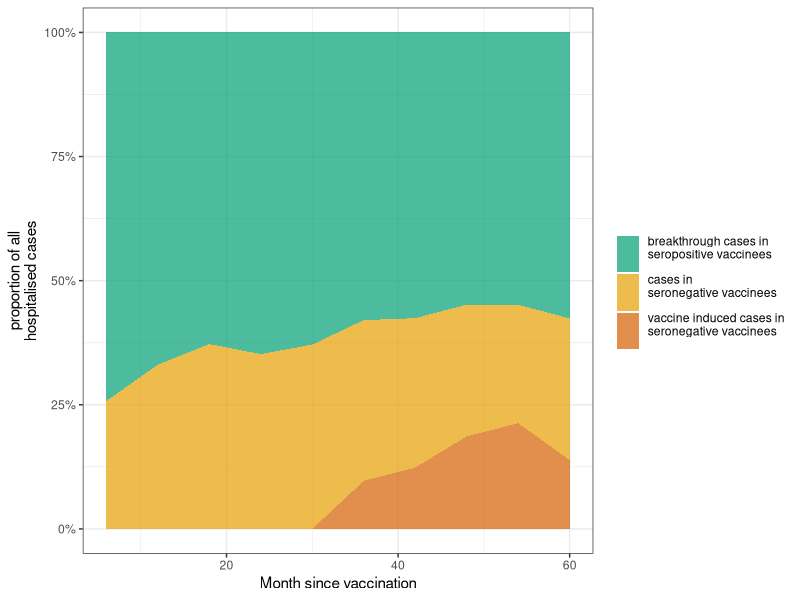
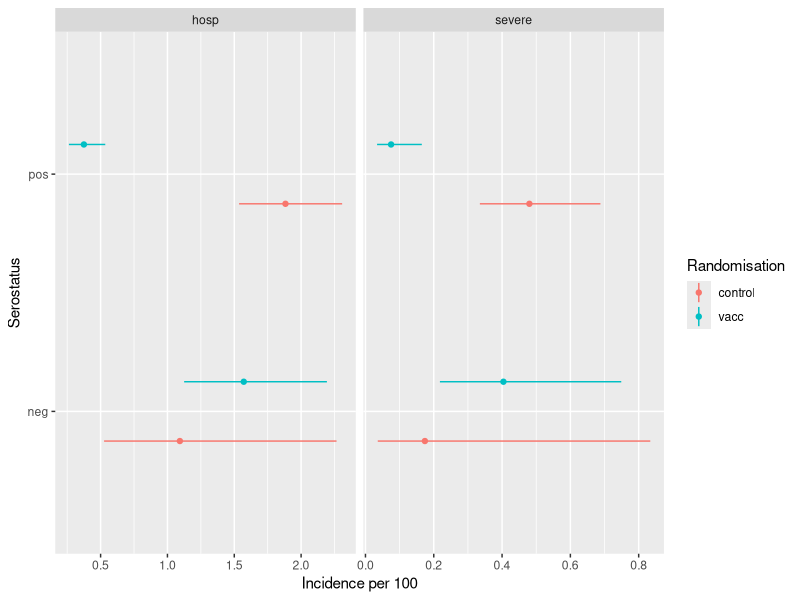
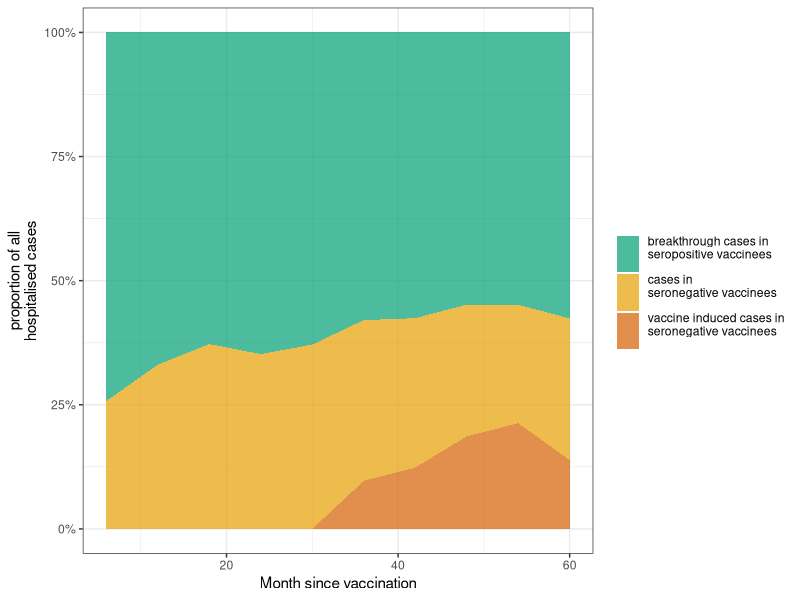

Source code (R) for these figures, in order:

# Expected relative proportion of breakthrough hospitalized dengue by serostatus in populations vaccinated with the CYD- tetravalent dengue vaccine in the Philippines
# written by Stefan Flasche using R version 3.5.3

# load packages
require(tidyverse)


# Data --------------------------------------------------------------------

# data: cumulative incidence over 5yrs observed in the trial and its stratification into 
#       seropositive and seronegative using PRNT50 with multiple imputation (in per 100). from Shridar Table S10
df <- tibble(no=1:8,
             randomisation = c("vacc","vacc","control","control","vacc","vacc","control","control"),
             serostatus = c("pos","neg","pos","neg","pos","neg","pos","neg"),
             outcome = c(rep("hosp",4),rep("severe",4)),
             incidence.ph.mid = c(.375,1.571,1.883,1.093,0.075,0.404,0.48,0.174),
             incidence.ph.lo = c(.263,1.125,1.536,.526,0.034,0.218,0.335,0.036),
             incidence.ph.hi = c(.535,2.193,2.307,2.265,0.165,0.749,0.688,0.834))

#seroprevalence Phil
sp=.85

# Cumulative proportion of 9-16y olds hospitalised with Dengue over time (0m - 60m). Digitalised from Sridhar Figure 3
df.time <- tibble(time = rep(c(0,6,12,18,24,30,36,42,48,54,60),4),
                  randomisation = c(rep("vacc",11*2),rep("control",11*2)),
                  serostatus = rep(c(rep("pos",11),rep("neg",11)),2),
                  incidence = c(0,0.031,0.051,0.061,0.113,0.153,0.184,0.235,0.276,0.307,0.368,
                                0,0.061,0.143,0.205,0.348,0.512,0.757,0.982,1.289,1.432,1.535,
                                0,0.143,0.307,0.573,0.982,1.125,1.350,1.514,1.678,1.739,1.862,
                                0,0.082,0.164,0.399,0.471,0.522,0.583,0.696,0.757,0.757,1.033),
                  No.at.Risk =c(1503,1490,1462,1453,1447,1434,1422,1403,1351,1284,1226,
                                375,374,368,366,364,361,358,350,339,322,311,
                                730,725,705,699,695,689,688,686,658,615,592,
                                207,207,201,199,199,195,194,192,185,174,167))
                  
# plot data
p.data <- df %>% ggplot(aes(x= serostatus, y = incidence.ph.mid, ymin = incidence.ph.lo, ymax = incidence.ph.hi,color=randomisation)) +
  geom_linerange(position=position_dodge(width = 0.5)) +
  geom_point(position=position_dodge(width = 0.5)) +
  facet_grid(.~outcome, scales = "free") +
  coord_flip() + ylab("incidence per 100") +
  labs(y = "Incidence per 100", x = "Serostatus", color = "Randomisation")
ggsave(filename = "Pics\\Fig_Data.tiff",p.data ,unit="cm", width = 14, height = 5, compression = "lzw", dpi = 300)


# analyses on cumulative 5y estimates

#increase in seroneg vaccinees
1.57/1.09
.404/.174#severe
#RR in seropo / seroneg controls
1.88/1.09
.48/.174#severe
#reduction in seropos vaccinees
1-0.375/1.88
1-.075/.48#severe

#cases averted in seropos vacc per 1 seroneg vacc case
sp*(1.88-.375) / ((1-sp)*(1.57-1.09))
sp*(.48-.075) / ((1-sp)*(.404-.174))#severe
# breakthrough among all hospitalised
sp*.375  / (sp*.375 + (1-sp)*1.57)
sp*.075  / (sp*.075 + (1-sp)*.404)#severe
#proportion of excess cases among the cases in seronegatives
1-1.09/1.57
1-.174/.404#severe

# proportion of cases averted through vacc
1 - (sp*.375+(1-sp)*1.57) / (sp*1.88+(1-sp)*1.09)
1 - (sp*.075+(1-sp)*.404) / (sp*.48+(1-sp)*.174)


#calculate  proportion of cases attributeable to seronegative vaccinees
  #proportion of excess cases among the cases in seronegatives by time
  excess.prop = 1 - subset(df.time, randomisation=="control" & serostatus=="neg")$incidence / subset(df.time, randomisation=="vacc" & serostatus=="neg")$incidence
  excess.prop = excess.prop * (excess.prop>0)
  
df.prop = tibble(serostatus = c("neg","pos"),
                 prop = c(0.15,.85))
data.time = df.time %>% merge(df.prop) %>% 
  mutate(cases = incidence*prop*830000/100) %>% 
  select(serostatus:randomisation, cases) %>%
  spread(serostatus, cases) %>%
  mutate(propSeroNeg = neg/(pos+neg)) %>%
  filter(randomisation=="vacc") %>%
  mutate(propVaccINduced = propSeroNeg * excess.prop) %>%
  mutate(propSeroNeg = propSeroNeg - propVaccINduced) %>%
  mutate(propSeroPos = 1-propSeroNeg-propVaccINduced) %>%
  gather(key = "key", value="prop", -(time:pos)) 
data.time$key = factor(data.time$key, levels = c("propSeroPos","propSeroNeg","propVaccINduced"))
data.time %>%
  ggplot(aes(x=time, y=prop, fill=key))+ 
  geom_area(alpha=.7) + 
  coord_cartesian(ylim=c(0,1)) + 
  scale_y_continuous(labels = scales::percent) +
  scale_fill_manual(values = c("#009E73","#E69F00","#D55E00"), name = "", labels = c("breakthrough cases in\nseropositive vaccinees\n", "cases in\nseronegative vaccinees\n", "vaccine induced cases in\nseronegative vaccinees\n"))+
  theme_bw() +
  xlab("Month since vaccination") + ylab("proportion of all\nhospitalised cases")
ggsave(filename = "Pics\\Fig_PropCases.tiff",unit="cm", width = 17, height = 7, compression = "lzw", dpi = 300)
